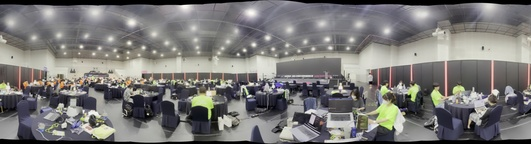
#> input picture panorama_vr/viewer/result_image_sample.jpg, 531 x 144 px, shrunk from 5717 x 1554 before the run
$ python to_equirect.py
#> lines starting #> are read from the running program, lines starting #| are printed output that depends on the picture
import cv2, os
import numpy as np

BASE_DIR = os.path.dirname(os.path.abspath(__file__))
PROJECT_ROOT = os.path.dirname(BASE_DIR)
SRC = os.path.join(PROJECT_ROOT, "viewer", "result_image_sample.jpg")
DST = os.path.join(PROJECT_ROOT, "viewer", "result_image_sample_equi.jpg")

# 한글 경로에서도 읽히게 처리
img = cv2.imdecode(np.fromfile(SRC, dtype=np.uint8), cv2.IMREAD_COLOR)
#> img is the input picture: shape (144, 531, 3); mean B, G, R 118.3, 119.7, 121.1

if img is None:
    raise FileNotFoundError(f"이미지를 열 수 없습니다: {SRC}")

h, w = img.shape[:2]
#> h = 144; w = 531
new_h = w // 2
#> new_h = 265
pad = (new_h - h) // 2
#> pad = 60
pano2 = cv2.copyMakeBorder(img, pad, new_h - h - pad, 0, 0,
                           cv2.BORDER_CONSTANT, value=(0,0,0))
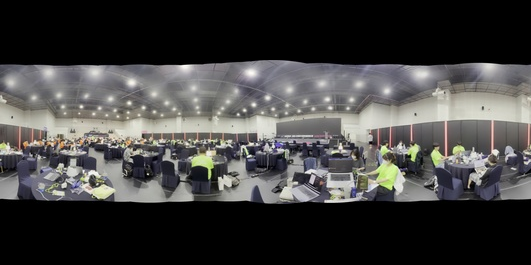
#> pano2: shape (265, 531, 3); mean B, G, R 64.3, 65.1, 65.8

# 저장도 한글 경로 대응
cv2.imencode('.jpg', pano2)[1].tofile(DST)

print('[√] 2:1 변환 및 상하반전 완료 →', DST)
